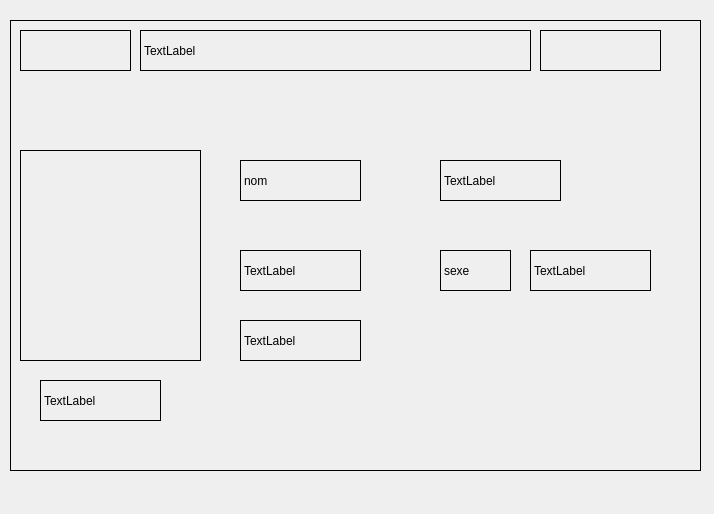
<?xml version="1.0" encoding="UTF-8"?>
<ui version="4.0">
 <class>Dialog</class>
 <widget class="QDialog" name="Dialog">
  <property name="geometry">
   <rect>
    <x>0</x>
    <y>0</y>
    <width>714</width>
    <height>514</height>
   </rect>
  </property>
  <property name="windowTitle">
   <string>Dialog</string>
  </property>
  <widget class="QLabel" name="label">
   <property name="geometry">
    <rect>
     <x>10</x>
     <y>20</y>
     <width>691</width>
     <height>451</height>
    </rect>
   </property>
   <property name="styleSheet">
    <string notr="true">border : 1px solid black;
background-image : url(:/newPrefix/assets/image/flag.jpeg);</string>
   </property>
   <property name="text">
    <string/>
   </property>
   <property name="pixmap">
    <pixmap resource="../images.qrc">:/newPrefix/assets/image/flag.jpeg</pixmap>
   </property>
   <property name="scaledContents">
    <bool>true</bool>
   </property>
  </widget>
  <widget class="QLabel" name="label_2">
   <property name="geometry">
    <rect>
     <x>20</x>
     <y>150</y>
     <width>181</width>
     <height>211</height>
    </rect>
   </property>
   <property name="styleSheet">
    <string notr="true">border : 1px solid black;
background-image : url(:/newPrefix/assets/image/161085384_4028971917170348_1595544585493431467_n.jpeg)</string>
   </property>
   <property name="text">
    <string/>
   </property>
   <property name="pixmap">
    <pixmap>../assets/image/161085384_4028971917170348_1595544585493431467_n.jpeg</pixmap>
   </property>
   <property name="scaledContents">
    <bool>true</bool>
   </property>
  </widget>
  <widget class="QLabel" name="label_3">
   <property name="geometry">
    <rect>
     <x>140</x>
     <y>30</y>
     <width>391</width>
     <height>41</height>
    </rect>
   </property>
   <property name="styleSheet">
    <string notr="true">border: 1px solid black;</string>
   </property>
   <property name="text">
    <string>TextLabel</string>
   </property>
  </widget>
  <widget class="QLabel" name="nom_identity">
   <property name="geometry">
    <rect>
     <x>240</x>
     <y>160</y>
     <width>121</width>
     <height>41</height>
    </rect>
   </property>
   <property name="styleSheet">
    <string notr="true">border : 1px solid black;</string>
   </property>
   <property name="text">
    <string>nom</string>
   </property>
  </widget>
  <widget class="QLabel" name="prenom_identity">
   <property name="geometry">
    <rect>
     <x>440</x>
     <y>160</y>
     <width>121</width>
     <height>41</height>
    </rect>
   </property>
   <property name="styleSheet">
    <string notr="true">border : 1px solid black;</string>
   </property>
   <property name="text">
    <string>TextLabel</string>
   </property>
  </widget>
  <widget class="QLabel" name="date_identity">
   <property name="geometry">
    <rect>
     <x>240</x>
     <y>250</y>
     <width>121</width>
     <height>41</height>
    </rect>
   </property>
   <property name="styleSheet">
    <string notr="true">border : 1px solid black;</string>
   </property>
   <property name="text">
    <string>TextLabel</string>
   </property>
  </widget>
  <widget class="QLabel" name="nationalite">
   <property name="geometry">
    <rect>
     <x>40</x>
     <y>380</y>
     <width>121</width>
     <height>41</height>
    </rect>
   </property>
   <property name="styleSheet">
    <string notr="true">border : 1px solid black;</string>
   </property>
   <property name="text">
    <string>TextLabel</string>
   </property>
  </widget>
  <widget class="QLabel" name="label_8">
   <property name="geometry">
    <rect>
     <x>20</x>
     <y>30</y>
     <width>111</width>
     <height>41</height>
    </rect>
   </property>
   <property name="styleSheet">
    <string notr="true">border : 1px solid black;
background-image : url(:/newPrefix/assets/image/france.jpeg)</string>
   </property>
   <property name="text">
    <string/>
   </property>
   <property name="pixmap">
    <pixmap resource="../images.qrc">:/newPrefix/assets/image/france.jpeg</pixmap>
   </property>
   <property name="scaledContents">
    <bool>true</bool>
   </property>
  </widget>
  <widget class="QLabel" name="label_9">
   <property name="geometry">
    <rect>
     <x>540</x>
     <y>30</y>
     <width>121</width>
     <height>41</height>
    </rect>
   </property>
   <property name="styleSheet">
    <string notr="true">border : 1px solid black;
background-image : url(:/newPrefix/assets/image/france_flag.png)</string>
   </property>
   <property name="text">
    <string/>
   </property>
   <property name="pixmap">
    <pixmap resource="../images.qrc">:/newPrefix/assets/image/france_flag.png</pixmap>
   </property>
   <property name="scaledContents">
    <bool>true</bool>
   </property>
  </widget>
  <widget class="QLabel" name="label_10">
   <property name="geometry">
    <rect>
     <x>440</x>
     <y>250</y>
     <width>71</width>
     <height>41</height>
    </rect>
   </property>
   <property name="styleSheet">
    <string notr="true">border : 1px solid black;</string>
   </property>
   <property name="text">
    <string>sexe</string>
   </property>
  </widget>
  <widget class="QLabel" name="sexe">
   <property name="geometry">
    <rect>
     <x>530</x>
     <y>250</y>
     <width>121</width>
     <height>41</height>
    </rect>
   </property>
   <property name="styleSheet">
    <string notr="true">border : 1px solid black;</string>
   </property>
   <property name="text">
    <string>TextLabel</string>
   </property>
  </widget>
  <widget class="QLabel" name="domicile_identity">
   <property name="geometry">
    <rect>
     <x>240</x>
     <y>320</y>
     <width>121</width>
     <height>41</height>
    </rect>
   </property>
   <property name="styleSheet">
    <string notr="true">border : 1px solid black;</string>
   </property>
   <property name="text">
    <string>TextLabel</string>
   </property>
  </widget>
 </widget>
 <resources>
  <include location="../images.qrc"/>
 </resources>
 <connections/>
</ui>
